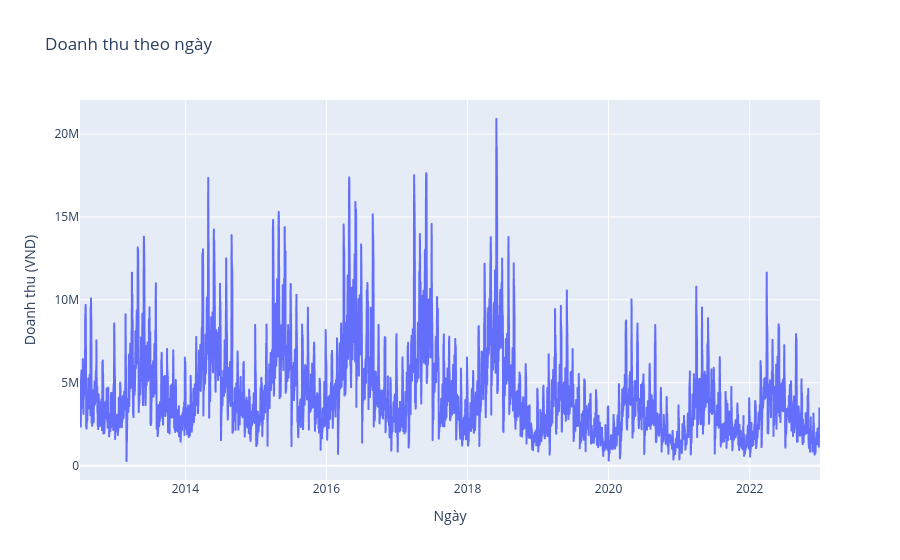
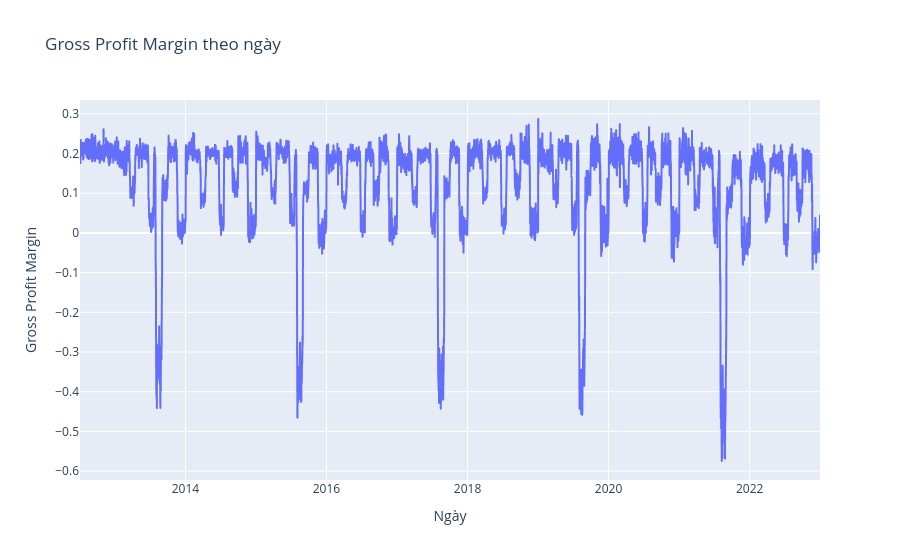
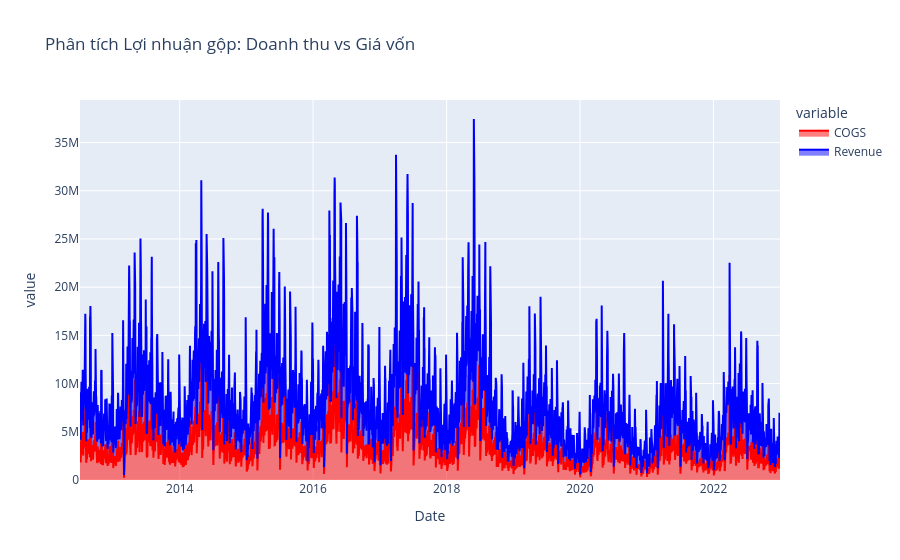

Here is the notebook cell these charts were saved with, in order:
### Markdown cell above
## **Part 1. Descriptive — "What happened?**

Các bảng dữ liệu sử dụng: sales.csv, orders.csv, products.csv, customers.csv

**1. Doanh thu tổng quan**
- Revenue theo ngày/tháng/năm
- Gross profit margin
- COGS vs Revenue trend
- Biểu đồ sử dụng: Line chart + area chart

**2. Sản phẩm & khách hàng**
- Top sản phẩm / category
- Phân bố segment, size
- Số KH theo age_group
- Biểu đồ sử dụng: Bar chart + pie chart

**3. Vận hành**
- Tỷ lệ trả hàng / huỷ đơn
- Web traffic theo source
- Rating phân bố 1–5 sao
- Biểu đồ sử dụng: Histogram + heatmap

### Code cell
# 1. Doanh thu tổng quan
# Revenue theo ngày tháng năm
sales_df = pd.read_csv(DATA_DIR + 'sales.csv')
sales_df['Date'] = pd.to_datetime(sales_df['Date'])
total_revenue = sales_df['Revenue'].sum()

# vẽ biểu đồ doanh thu theo thời gian bằng plotly
daily_revenue = sales_df.groupby('Date')['Revenue'].sum().reset_index()
fig = px.line(daily_revenue, x='Date', y='Revenue', title='Doanh thu theo ngày')
fig.update_layout(xaxis_title='Ngày', yaxis_title='Doanh thu (VND)')
fig.show()

# Gross profit margin theo ngày tháng năm (lấy theo median để giảm ảnh hưởng của outliers)
sales_df['Gross Profit Margin'] = (sales_df['Revenue'] - sales_df['COGS']) / sales_df['Revenue']
daily_gpm = sales_df.groupby('Date')['Gross Profit Margin'].median().reset_index()
fig = px.line(daily_gpm, x='Date', y='Gross Profit Margin', title='Gross Profit Margin theo ngày')
fig.update_layout(xaxis_title='Ngày', yaxis_title='Gross Profit Margin')
fig.show()

# COGS and Revenue trend (area chart)
daily_cogs_revenue = sales_df.groupby('Date')[['COGS', 'Revenue']].sum().reset_index()

# Tạo biểu đồ vùng với chế độ không cộng dồn
fig = px.area(daily_cogs_revenue, 
              x='Date', 
              y=['COGS', 'Revenue'], 
              title='Phân tích Lợi nhuận gộp: Doanh thu vs Giá vốn',
              color_discrete_map={'Revenue': 'blue', 'COGS': 'red'})

# Chỉnh độ trong suốt (opacity) để nhìn thấy phần giao nhau
fig.update_traces(opacity=0.5)
fig.update_layout(barmode='overlay', hovermode='x unified')
fig.show()

#

### Figure 1 — Plotly figure (JSON) as saved in the notebook; plotly's stock layout.template omitted (floating-point values rounded to 4 significant figures; data arrays with more than 128 entries replaced by an {"elided": "..."} marker saying what was removed)
{"data": [{"hovertemplate": "Date=%{x}<br>Revenue=%{y}<extra></extra>", "legendgroup": "", "line": {"color": "#636efa", "dash": "solid"}, "marker": {"symbol": "circle"}, "mode": "lines", "name": "", "showlegend": false, "type": "scattergl", "x": {"elided": "3833 str values"}, "xaxis": "x", "y": {"elided": "3833 float values"}, "yaxis": "y"}], "layout": {"legend": {"tracegroupgap": 0}, "title": {"text": "Doanh thu theo ngày"}, "xaxis": {"anchor": "y", "domain": [0, 1], "title": {"text": "Ngày"}}, "yaxis": {"anchor": "x", "domain": [0, 1], "title": {"text": "Doanh thu (VND)"}}}}

### Figure 2 — Plotly figure (JSON) as saved in the notebook; plotly's stock layout.template omitted (floating-point values rounded to 4 significant figures; data arrays with more than 128 entries replaced by an {"elided": "..."} marker saying what was removed)
{"data": [{"hovertemplate": "Date=%{x}<br>Gross Profit Margin=%{y}<extra></extra>", "legendgroup": "", "line": {"color": "#636efa", "dash": "solid"}, "marker": {"symbol": "circle"}, "mode": "lines", "name": "", "showlegend": false, "type": "scattergl", "x": {"elided": "3833 str values"}, "xaxis": "x", "y": {"elided": "3833 float values"}, "yaxis": "y"}], "layout": {"legend": {"tracegroupgap": 0}, "title": {"text": "Gross Profit Margin theo ngày"}, "xaxis": {"anchor": "y", "domain": [0, 1], "title": {"text": "Ngày"}}, "yaxis": {"anchor": "x", "domain": [0, 1], "title": {"text": "Gross Profit Margin"}}}}

### Figure 3 — Plotly figure (JSON) as saved in the notebook; plotly's stock layout.template omitted (floating-point values rounded to 4 significant figures; data arrays with more than 128 entries replaced by an {"elided": "..."} marker saying what was removed)
{"data": [{"fillpattern": {"shape": ""}, "hovertemplate": "variable=COGS<br>Date=%{x}<br>value=%{y}<extra></extra>", "legendgroup": "COGS", "line": {"color": "red"}, "marker": {"symbol": "circle"}, "mode": "lines", "name": "COGS", "opacity": 0.5, "orientation": "v", "showlegend": true, "stackgroup": "1", "type": "scatter", "x": {"elided": "3833 str values"}, "xaxis": "x", "y": {"elided": "3833 float values"}, "yaxis": "y"}, {"fillpattern": {"shape": ""}, "hovertemplate": "variable=Revenue<br>Date=%{x}<br>value=%{y}<extra></extra>", "legendgroup": "Revenue", "line": {"color": "blue"}, "marker": {"symbol": "circle"}, "mode": "lines", "name": "Revenue", "opacity": 0.5, "orientation": "v", "showlegend": true, "stackgroup": "1", "type": "scatter", "x": {"elided": "3833 str values"}, "xaxis": "x", "y": {"elided": "3833 float values"}, "yaxis": "y"}], "layout": {"barmode": "overlay", "hovermode": "x unified", "legend": {"title": {"text": "variable"}, "tracegroupgap": 0}, "title": {"text": "Phân tích Lợi nhuận gộp: Doanh thu vs Giá vốn"}, "xaxis": {"anchor": "y", "domain": [0, 1], "title": {"text": "Date"}}, "yaxis": {"anchor": "x", "domain": [0, 1], "title": {"text": "value"}}}}
